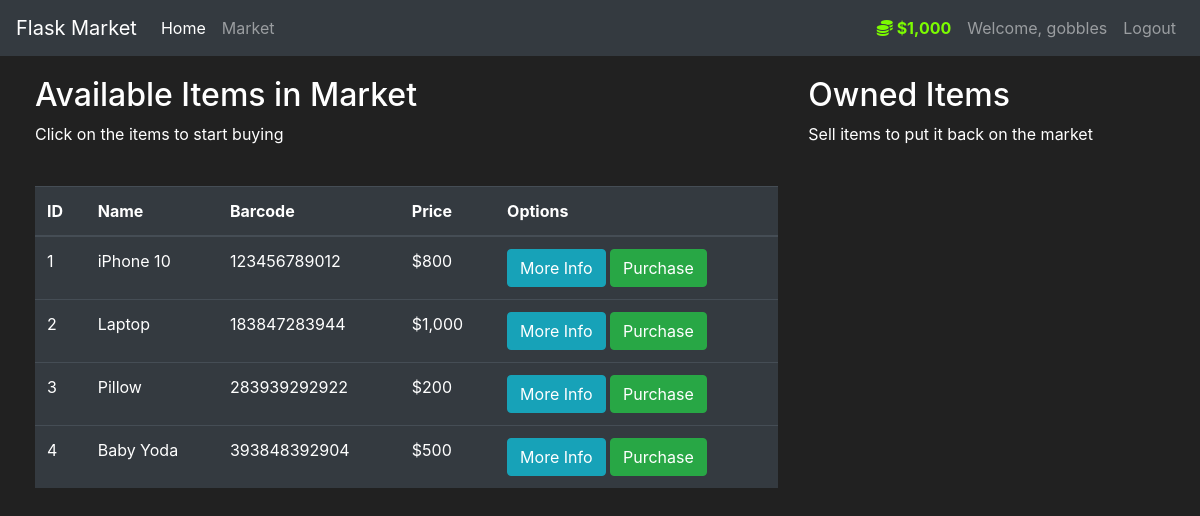
The page /market (signed in) on the database its author committed.
### market/models.py (models this page shows, shortened)
class User(db.Model, UserMixin):
    id = db.Column(db.Integer, primary_key=True)
    username = db.Column(db.String(length=30), nullable=False, unique=True)
    email_address = db.Column(db.String(length=50), nullable=False, unique=True)
    password_hash = db.Column(db.String(length=60), nullable=False)
    budget = db.Column(db.Integer, nullable=False, default=1000)
    items = db.relationship("Item", backref="owned_user", lazy=True)
    @property
    def prettier_budget(self):
        if len(str(self.budget)) >= 4:
            formatted_budget = str(self.budget)
            for n in range(3, len(str(self.budget)), 4):
                formatted_budget = f"{formatted_budget[:-n]},{formatted_budget[-n:]}"
            return f"${formatted_budget}"
        else:
            return f"${self.budget}"
    @property
    def password(self):
        return self.password

class Item(db.Model):
    id = db.Column(db.Integer, primary_key=True)
    name = db.Column(db.String(length=30), nullable=False, unique=True)
    barcode = db.Column(db.String(length=12), nullable=False, unique=True)
    price = db.Column(db.Integer(), nullable=False)
    description = db.Column(db.String(length=1024), nullable=False, unique=True)
    owner = db.Column(db.Integer(), db.ForeignKey('user.id'))
    @property
    def prettier_price(self):
        if len(str(self.price)) >= 4:
            formatted_price = str(self.price)
            for n in range(3, len(str(self.price)), 4):
                formatted_price = f"{formatted_price[:-n]},{formatted_price[-n:]}"
            return f"${formatted_price}"
        else:
            return f"${self.price}"

### market/routes.py (the view, shortened to what this page needs)
@app.route("/market", methods=["GET", "POST"])
@login_required
def market_page():
    purchase_form = PurchaseItemForm()
    selling_form = SellItemForm()
    if request.method == "GET":
        items = Item.query.filter_by(owner=None)
        owned_items = Item.query.filter_by(owner=current_user.id)
        return render_template("market.html", items=items, owned_items=owned_items, purchase_form=purchase_form,
                               selling_form=selling_form)

### market/models.py (called while the page is built)
@login_manager.user_loader
def load_user(user_id):
    return User.query.get(int(user_id))

### market/templates/market.html (shortened to what this page needs)
{% extends "base.html" %}
{% block content %}
    <div class="row" style="margin: 20px">
        <div class="col-md-8">
            <h2>Available Items in Market</h2>
            <p>Click on the items to start buying</p>
            <br>
            <table class="table table-hover table-dark">
                <thead>
                <tr>
                    <th scope="col">ID</th>
                    <th scope="col">Name</th>
                    <th scope="col">Barcode</th>
                    <th scope="col">Price</th>
                    <th scope="col">Options</th>
                </tr>
                </thead>
                <tbody>
                {% for item in items %}
                    <tr>
                        <td>{{ item.id }}</td>
                        <td>{{ item.name }}</td>
                        <td>{{ item.barcode }}</td>
                        <td>{{ item.prettier_price }}</td>
                        <td>
                            <button class="btn btn-outline btn-info" data-toggle="modal"
                                    data-target="#Modal-MoreInfo-{{ item.id }}">
                                More Info
                            </button>
                            <button class="btn btn-outline btn-success" data-toggle="modal"
                                    data-target="#Modal-PurchaseConfirm-{{ item.id }}">Purchase
                            </button>
                        </td>
                    </tr>
                {% endfor %}
                </tbody>
            </table>
        </div>
        <div class="col-md-4">
            <h2>Owned Items</h2>
            <p>Sell items to put it back on the market</p>
        </div>
    </div>
{% endblock %}

### market/templates/base.html (shortened to what this page needs)
<!doctype html>
<html lang="en">
<head>
    <link rel="stylesheet" href="https://cdn.jsdelivr.net/npm/bootstrap@4.5.3/dist/css/bootstrap.min.css"
>
</head>
<body>
<nav class="navbar navbar-expand-md navbar-dark bg-dark">
    <a class="navbar-brand" href="{{ url_for("home_page") }}">Flask Market</a>
    <div class="collapse navbar-collapse" id="navbarNav">
        <ul class="navbar-nav mr-auto">
            <li class="nav-item active">
                <a class="nav-link" href="{{ url_for("home_page") }}">Home</a>
            </li>
            <li class="nav-item">
                <a class="nav-link" href="{{ url_for("market_page") }}">Market</a>
            </li>
        </ul>
        {% if current_user.is_authenticated %}
            <ul class="navbar-nav">
                <li class="nav-item">
                    <a class="nav-link" style="color: lawngreen; font-weight: bold;">
                        <i class="fas fa-coins"></i>
                        {{ current_user.prettier_budget }}
                    </a>
                </li>
                <li class="nav-item">
                    <a class="nav-link">Welcome, {{ current_user.username }}</a>
                </li>
                <li class="nav-item">
                    <a class="nav-link" href="{{ url_for("logout_page") }}">Logout</a>
                </li>
            </ul>
        {% endif %}
    </div>
</nav>
{% block content %}
{% endblock %}
</body>
</html>

### market/templates/base.html (style rules this page uses)
body { background-color: #212121; color: white }

### rows shown on the page
User: prettier_budget "$1,000", username "gobbles"
Item: id "1", name "iPhone 10", barcode "123456789012", prettier_price "$800"
Item: id "2", name "Laptop", barcode "183847283944", prettier_price "$1,000"
Item: id "3", name "Pillow", barcode "283939292922", prettier_price "$200"
Item: id "4", name "Baby Yoda", barcode "393848392904", prettier_price "$500"
